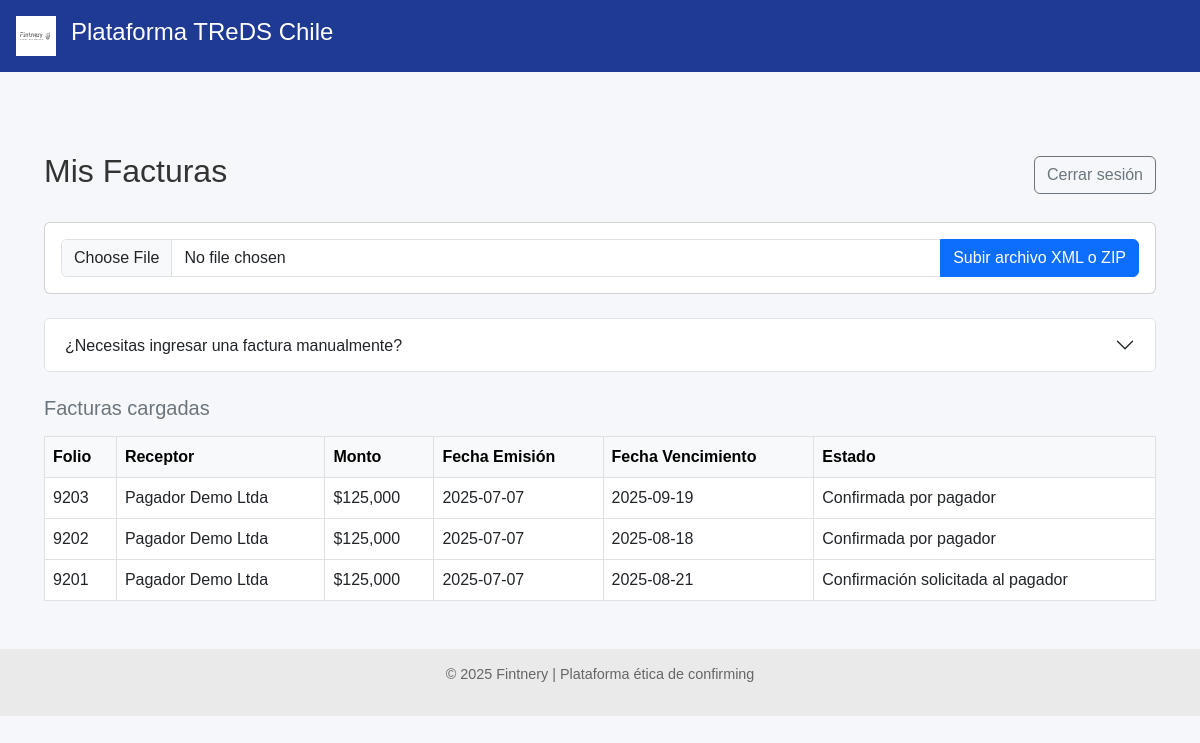
Before: /proveedor/facturas (signed in) with the older database file.
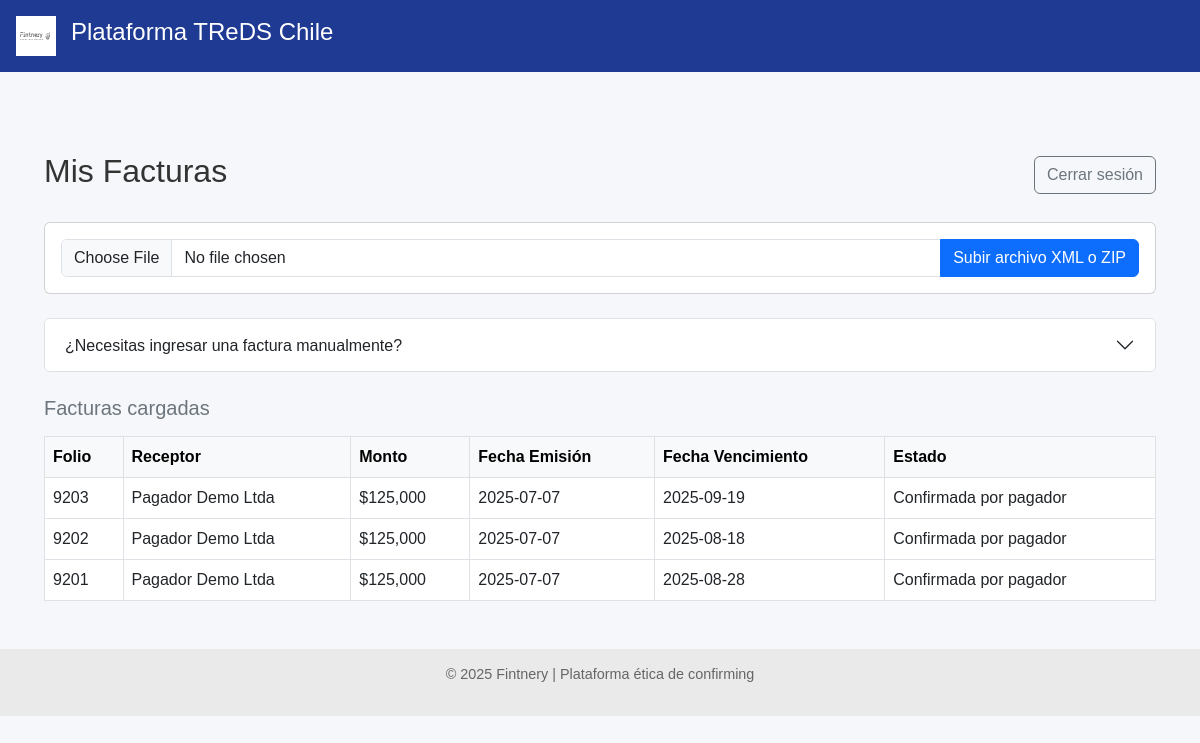
After: the same page with the newer database file.
### models.py (models this page shows)
class FacturaDB(Base):
    __tablename__ = "facturas"
    id = Column(Integer, primary_key=True, index=True)
    rut_emisor = Column(String, index=True)
    rut_receptor = Column(String)
    tipo_dte = Column(String)
    folio = Column(Integer)
    monto = Column(Integer)
    estado_dte = Column(String)
    razon_social_emisor = Column(String)
    razon_social_receptor = Column(String)
    fecha_emision = Column(Date)
    fecha_vencimiento = Column(Date)
    fecha_vencimiento_original = Column(Date, nullable=True)
    modificacion_aceptada_por_proveedor = Column(Boolean, nullable=True, default=None)
    confirming_solicitado = Column(Boolean, default=False)
    origen_confirmacion = Column(String, default="Desconocido")
    financiador_adjudicado = Column(String, nullable=True)
    proveedor_id = Column(Integer, ForeignKey("proveedores.id"))
    proveedor = relationship("Proveedor", back_populates="facturas")
    pagador_id = Column(Integer, ForeignKey("pagadores.id"))
    pagador = relationship("Pagador", back_populates="facturas")
    ofertas = relationship("OfertaFinanciamiento", back_populates="factura")

### routers/proveedor.py (the view)
@router.get("/facturas")
def ver_facturas_proveedor(request: Request, db: Session = Depends(get_db)):
    proveedor_id = request.session.get("proveedor_id")
    if not proveedor_id:
        return RedirectResponse(url="/proveedor/login", status_code=303)
    facturas = db.query(FacturaDB).filter(FacturaDB.proveedor_id == proveedor_id).all()
    return templates.TemplateResponse("facturas.html", {"request": request, "facturas": facturas})

### templates/facturas.html (shortened to what this page needs)
{% extends "base.html" %}
{% block content %}
<div class="container mt-5">
    <div class="d-flex justify-content-between align-items-center mb-4">
        <h2>Mis Facturas</h2>
        <a href="/proveedor/logout" class="btn btn-outline-secondary">Cerrar sesión</a>
    </div>
    <div class="card mb-4">
        <div class="card-body">
            <form method="post" action="/proveedor/facturas" enctype="multipart/form-data">
                <div class="input-group">
                    <input type="file" name="archivo" class="form-control" accept=".xml,.zip" required>
                    <button type="submit" class="btn btn-primary">Subir archivo XML o ZIP</button>
                </div>
            </form>
        </div>
    </div>
    <div class="accordion mb-4" id="accordionManual">
        <div class="accordion-item">
            <h2 class="accordion-header" id="headingManual">
                <button class="accordion-button collapsed" type="button" data-bs-toggle="collapse" data-bs-target="#collapseManual" aria-expanded="false" aria-controls="collapseManual">
                    ¿Necesitas ingresar una factura manualmente?
                </button>
            </h2>
        </div>
    </div>
    <h5 class="text-secondary mb-3">Facturas cargadas</h5>
    <div class="table-responsive">
        <table class="table table-bordered table-hover bg-white">
            <thead class="table-light">
                <tr>
                    <th>Folio</th>
                    <th>Receptor</th>
                    <th>Monto</th>
                    <th>Fecha Emisión</th>
                    <th>Fecha Vencimiento</th>
                    <th>Estado</th>
                </tr>
            </thead>
            <tbody>
                {% for factura in facturas %}
    <tr>
        <td>{{ factura.folio }}</td>
        <td>{{ factura.razon_social_receptor }}</td>
        <td>${{ '{:,.0f}'.format(factura.monto) }}</td>
        <td>{{ factura.fecha_emision }}</td>
        <td>{{ factura.fecha_vencimiento }}</td>
        <td>
            {{ factura.estado_dte }}
        </td>
    </tr>
    {% else %}
    <tr>
        <td colspan="6" class="text-center text-muted">No hay facturas cargadas.</td>
    </tr>
    {% endfor %}
</tbody>
        </table>
    </div>
</div>
{% endblock %}

### templates/base.html (shortened to what this page needs)
<!DOCTYPE html>
<html lang="es">
<head>
    <link href="https://cdn.jsdelivr.net/npm/bootstrap@5.3.0/dist/css/bootstrap.min.css" rel="stylesheet">
    <link rel="stylesheet" href="/static/styles.css">
</head>
<body>
    <header class="main-header">
        <img src="/static/LogoFIntneryWeb.svg" alt="Fintnery" class="logo">
        <h1 class="titulo-principal">Plataforma TReDS Chile</h1>
    </header>
    <main>
        {% block content %}{% endblock %}
    </main>
    <footer class="footer">
        <p>&copy; 2025 Fintnery | Plataforma ética de confirming</p>
    </footer>
</body>
</html>

### static/styles.css (style rules this page uses)
body { font-family: sans-serif; margin: 0; background-color: #f5f7fa; color: #333; }
.main-header { background-color: #1f3a93; color: white; padding: 1em; display: flex; align-items: center; }
.logo { height: 40px; margin-right: 15px; }
.titulo-principal { font-size: 1.5em; }
footer.footer { background-color: #eaeaea; text-align: center; padding: 1em; font-size: 0.9em; color: #666; }
main { padding: 2em; }

Changed rows visible on the page:
changed FacturaDB (number 3 of 3 on the later page): fecha_vencimiento "2025-08-21" → "2025-08-28"; estado_dte "Confirmación solicitada al pagador" → "Confirmada por pagador"
